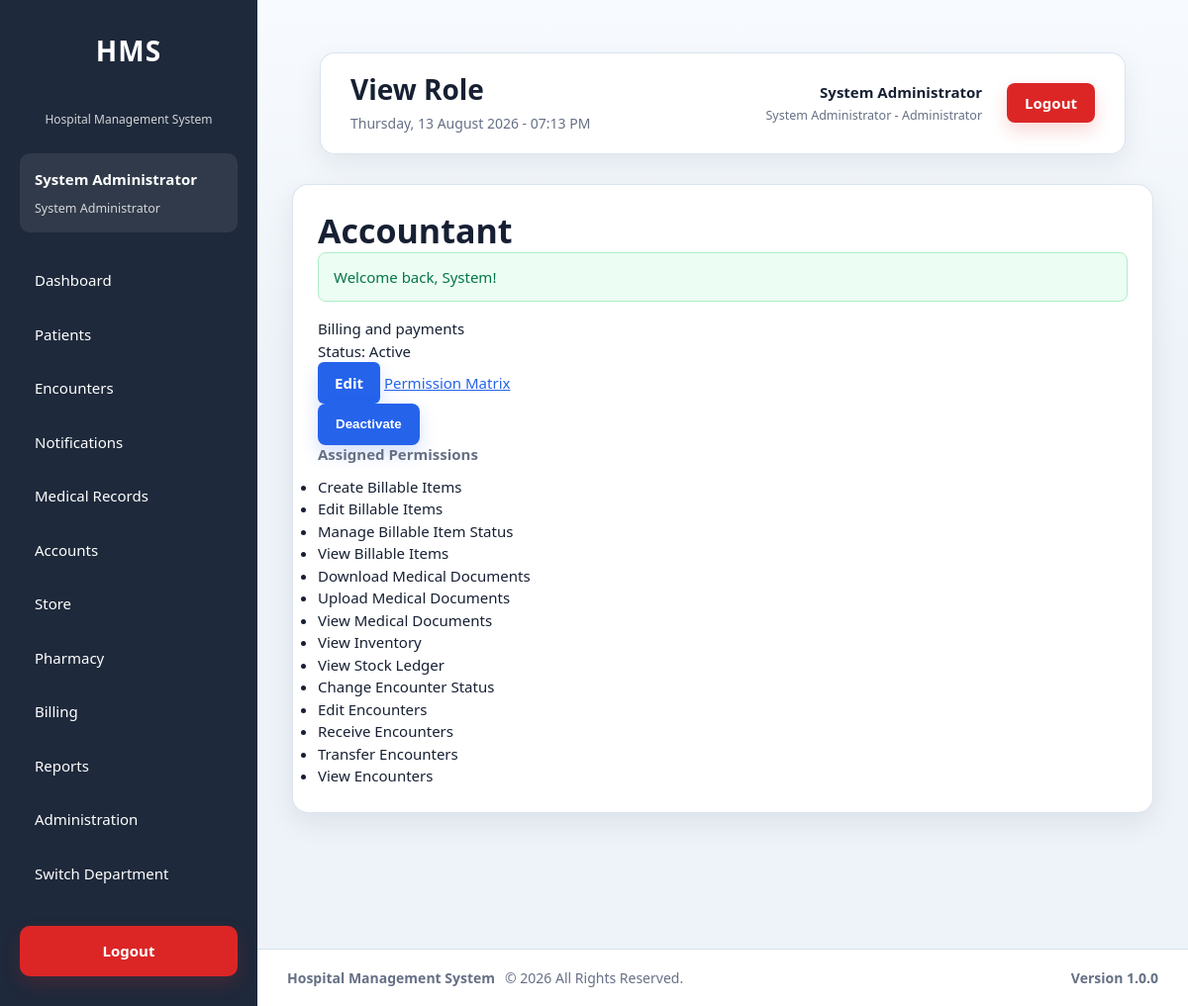
The app's page /modules/administration/roles/view.php?id=11 (signed in), older data.
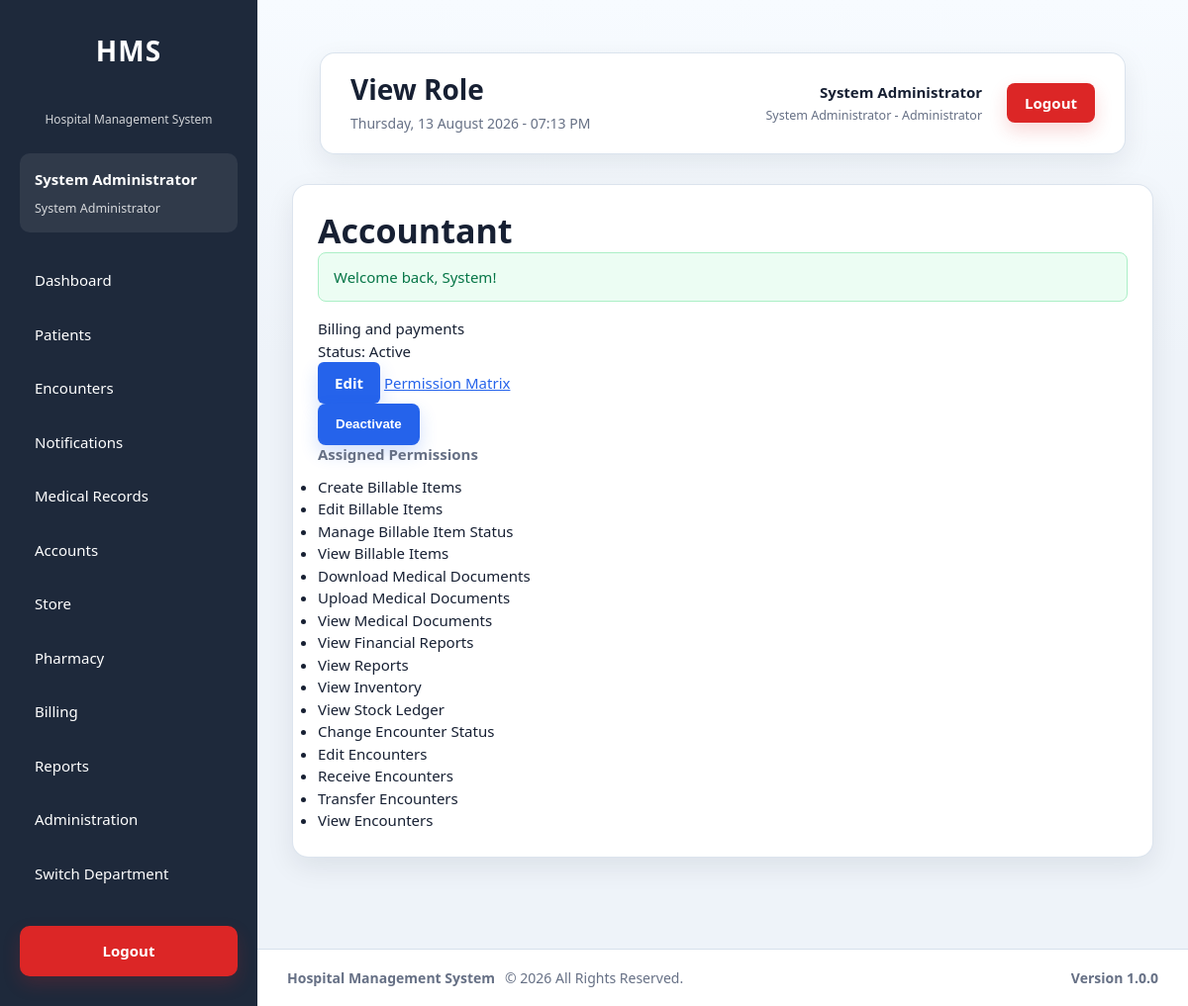
The same page, newer data.
### tables this page shows
CREATE TABLE `permissions` (
  `id` int(11) NOT NULL AUTO_INCREMENT,
  `permission_key` varchar(100) NOT NULL,
  `permission_name` varchar(150) NOT NULL,
  `module` varchar(100) NOT NULL,
  `description` text DEFAULT NULL,
  `is_active` tinyint(1) NOT NULL DEFAULT 1,
  `created_at` timestamp NOT NULL DEFAULT current_timestamp(),
  `updated_at` timestamp NULL DEFAULT NULL ON UPDATE current_timestamp(),
  PRIMARY KEY (`id`),
  UNIQUE KEY `uq_permissions_key` (`permission_key`),
  KEY `idx_permissions_module` (`module`),
  KEY `idx_permissions_active` (`is_active`)
);

### modules/administration/partials/bootstrap.php (called while the page is built, shortened)
<?php
require_once __DIR__ . '/../../../config/auth.php';
require_once __DIR__ . '/../../../config/database.php';
require_once __DIR__ . '/../../../config/helpers.php';
require_once __DIR__ . '/../../../services/RoleService.php';
require_once __DIR__ . '/../../../services/PermissionService.php';
require_once __DIR__ . '/../../../services/UserDepartmentService.php';
$permissionService = new PermissionService($pdo);
$roleService = new RoleService($pdo);

### services/RoleService.php (called while the page is built, shortened)
<?php
class RoleService
{
    private PDO $pdo;
    public function __construct(PDO $pdo)
    {
        $this->pdo = $pdo;
    }
    public function getRole(int $roleId): ?array
    {
        $stmt = $this->pdo->prepare('
            SELECT id, role_name, description, is_active, created_at, updated_at
            FROM roles
            WHERE id = :id
            LIMIT 1
        ');
        $stmt->execute([':id' => $roleId]);
        $role = $stmt->fetch(PDO::FETCH_ASSOC);
        return $role ?: null;
    }
}

### config/helpers.php (called while the page is built, shortened)
<?php
function e($value): string
{
    return htmlspecialchars(
        (string)$value,
        ENT_QUOTES,
        'UTF-8'
    );
}

### services/PermissionService.php (called while the page is built, shortened)
<?php
class PermissionService
{
    private PDO $pdo;
    public function __construct(PDO $pdo, ?SettingsService $settingsService = null)
    {
        $this->pdo = $pdo;
    }
    public function getRolePermissions(int $roleId): array
    {
        $stmt = $this->pdo->prepare('
            SELECT p.id, p.permission_key, p.permission_name, p.module,
                   p.description, p.is_active
            FROM permissions p
            INNER JOIN role_permissions rp ON rp.permission_id = p.id
            WHERE rp.role_id = :role_id
            ORDER BY p.module, p.permission_name
        ');
        $stmt->execute([':role_id' => $roleId]);
        return $stmt->fetchAll(PDO::FETCH_ASSOC);
    }
}

### modules/administration/roles/view.php (the view, shortened to what this page needs)
<?php
require_once __DIR__ . '/../partials/bootstrap.php';
$roleId = (int)($_GET['id'] ?? 0);
$role = $roleService->getRole($roleId);
$permissions = $permissionService->getRolePermissions($roleId);
$success = $_SESSION['success_message'] ?? null;
require_once __DIR__ . '/../../../layouts/header.php';
require_once __DIR__ . '/../../../layouts/sidebar.php';
?>
<main class="content">
    <?php require_once __DIR__ . '/../../../layouts/navbar.php'; ?>
    <section class="card">
        <h2><?= e($role['role_name']) ?></h2>
        <?php if ($success): ?><p class="alert alert-success"><?= e($success) ?></p><?php endif; ?>
        <p><?= e((string)$role['description']) ?></p>
        <p>Status: <?= !empty($role['is_active']) ? 'Active' : 'Inactive' ?></p>
        <p><a class="btn-primary" href="edit.php?id=<?= $roleId ?>">Edit</a> <a href="../permissions/matrix.php?role_id=<?= $roleId ?>">Permission Matrix</a></p>
        <form method="POST" action="action.php">
            <button name="action" value="<?= !empty($role['is_active']) ? 'deactivate' : 'activate' ?>">
                <?= !empty($role['is_active']) ? 'Deactivate' : 'Activate' ?>
            </button>
        </form>
        <h3>Assigned Permissions</h3>
        <ul><?php foreach ($permissions as $permission): ?><li><?= e($permission['permission_name']) ?></li><?php endforeach; ?></ul>
    </section>
</main>
<?php require_once __DIR__ . '/../../../layouts/footer.php'; ?>

Row changes from the older to the newer data that the page shows:
added permissions: permission_name "View Financial Reports"
added permissions: permission_name "View Reports"
